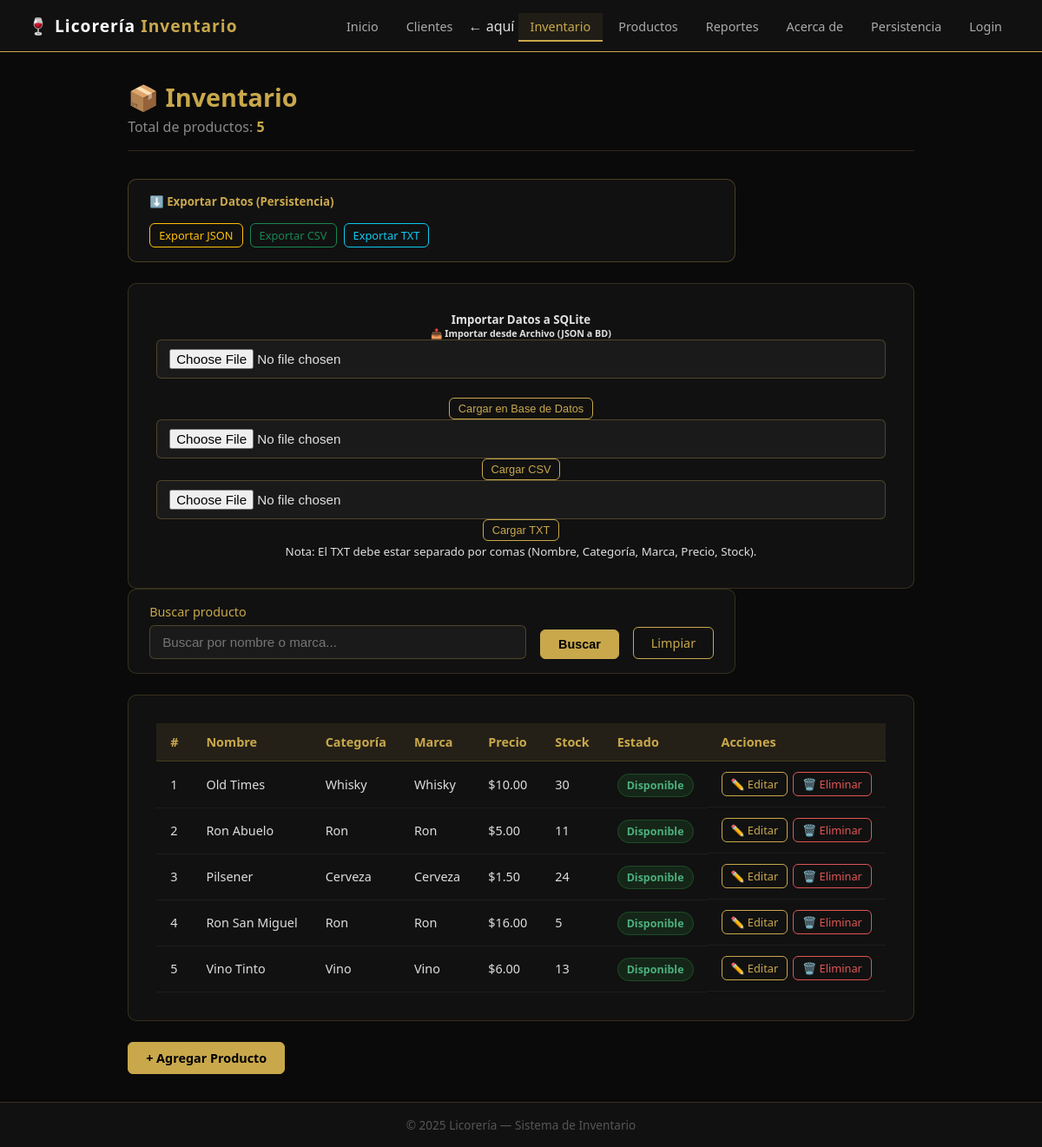
Page /inventario on the committed database.
### app.py (models this page shows, shortened)
class Producto(db.Model):
    __tablename__ = 'productos'
    id        = db.Column(db.Integer, primary_key=True)
    nombre    = db.Column(db.String(100), nullable=False)
    categoria = db.Column(db.String(50),  nullable=False)
    marca     = db.Column(db.String(50),  nullable=False)
    precio    = db.Column(db.Float,       nullable=False)
    stock     = db.Column(db.Integer,     nullable=False)
    def get_id(self):
        return self.id
    def get_nombre(self):
        return self.nombre
    def get_categoria(self):
        return self.categoria
    def get_marca(self):
        return self.marca
    def get_precio(self):
        return self.precio
    def get_stock(self):
        return self.stock
    def to_dict(self):
        return {
            'id':        self.get_id(),
            'nombre':    self.get_nombre(),
            'categoria': self.get_categoria(),
            'marca':     self.get_marca(),
            'precio':    self.get_precio(),
            'stock':     self.get_stock()
        }
    def estado_stock(self):
        stock = self.get_stock()
        if stock == 0:
            return 'Agotado'
        elif stock < 5:
            return 'Bajo'
        else:
            return 'Disponible'

### app.py (the view)
@app.route('/inventario', methods=['GET', 'POST'])
def inventario():
    form = BuscarForm()
    inventario_obj.cargar_desde_db()
    if form.validate_on_submit():
        productos = inventario_obj.buscar_por_nombre(form.busqueda.data)
    else:
        productos = inventario_obj.mostrar_todos()
    total = inventario_obj.total_productos()
    return render_template('inventario.html',
                           productos=productos,
                           total=total,
                           form=form)

### forms.py
class BuscarForm(FlaskForm):
    busqueda  = StringField('Buscar producto',
                    validators=[DataRequired(message='Ingresa un término de búsqueda')])
    submit    = SubmitField('Buscar')

### app.py (called while the page is built)
    def cargar_desde_db(self):
        productos = Producto.query.all()
        self._productos = {}
        self._nombres_index = {}
        self._categorias_index = {}
        self._ids_set = set()
        for p in productos:
            d = p.to_dict()
            d['estado'] = p.estado_stock()
            self._productos[p.id] = d
            self._nombres_index[p.nombre.lower()] = p.id
            if p.categoria not in self._categorias_index:
                self._categorias_index[p.categoria] = []
            self._categorias_index[p.categoria].append(p.id)
            self._ids_set.add(p.id)
        return self._productos

    def mostrar_todos(self):
        return list(self._productos.values())

    def total_productos(self):
        return len(self._ids_set)                        # O(1) con conjunto

### templates/inventario.html (shortened to what this page needs)
{% extends 'base.html' %}
{% block content %}
<div class="page-header">
  <h1>📦 Inventario</h1>
  <p>Total de productos: <strong style="color:#c9a84c">{{ total }}</strong></p>
</div>
<div class="form-card" style="margin-bottom: 1.5rem; padding: 1rem 1.5rem; border: 1px solid rgba(201, 168, 76, 0.3);">
  <h5 style="color: #c9a84c; margin-bottom: 1rem;">⬇️ Exportar Datos (Persistencia)</h5>
  <div style="display: flex; gap: 0.5rem; flex-wrap: wrap;">
    <a href="{{ url_for('exportar_json') }}" class="btn btn-sm"
      style="border: 1px solid #ffc107; color: #ffc107;">Exportar JSON</a>
    <a href="{{ url_for('exportar_csv') }}" class="btn btn-sm"
      style="border: 1px solid #198754; color: #198754;">Exportar CSV</a>
    <a href="{{ url_for('exportar_txt') }}" class="btn btn-sm"
      style="border: 1px solid #0dcaf0; color: #0dcaf0;">Exportar TXT</a>
  </div>
</div>
<div class="card bg-dark text-white border-secondary mt-4">
  <div class="card-header bg-black">
    <h5 class="text-warning mb-0"> Importar Datos a SQLite</h5>
  </div>
  <div class="card-body">
    <div class="mt-3 p-3 border border-secondary rounded bg-black">
      <h6 class="text-warning">📥 Importar desde Archivo (JSON a BD)</h6>
      <form action="{{ url_for('importar_json') }}" method="POST" enctype="multipart/form-data" class="row g-2">
        <div class="col-auto">
          <input type="file" name="archivo_json" class="form-control form-control-sm bg-dark text-white border-warning"
            accept=".json" required>
        </div> <br>
        <div class="col-auto">
          <button type="submit" class="btn btn-sm btn-warning">Cargar en Base de Datos</button>
        </div>
      </form>
    </div>
    <div class="row">
      <div class="col-md-6 mb-3">
        <form action="{{ url_for('importar_csv') }}" method="POST" enctype="multipart/form-data" class="d-flex gap-2">
          <input type="file" name="archivo_csv" class="form-control form-control-sm bg-dark text-white border-success"
            accept=".csv" required>
          <button type="submit" class="btn btn-sm btn-success">Cargar CSV</button>
        </form>
      </div>
      <div class="col-md-6 mb-3">
        <form action="{{ url_for('importar_txt') }}" method="POST" enctype="multipart/form-data" class="d-flex gap-2">
          <input type="file" name="archivo_txt" class="form-control form-control-sm bg-dark text-white border-info"
            accept=".txt" required>
          <button type="submit" class="btn btn-sm btn-info text-white">Cargar TXT</button>
        </form>
      </div>
    </div>
    <small class="text-muted italic">Nota: El TXT debe estar separado por comas (Nombre, Categoría, Marca, Precio,
      Stock).</small>
  </div>
</div>
<div class="form-card" style="margin-bottom: 1.5rem; padding: 1rem 1.5rem;">
  <form method="POST" style="display:flex; gap:1rem; align-items:flex-end;">
    <div class="form-group" style="flex:1; margin:0;">
      {{ form.busqueda.label }}
      {{ form.busqueda(class="form-control", placeholder="Buscar por nombre o marca...") }}
    </div>
    {{ form.submit(class="btn btn-primary") }}
    <a href="{{ url_for('inventario') }}" class="btn">Limpiar</a>
  </form>
</div>
<div class="table-container">
  {% if productos %}
  <table class="tabla">
    <thead>
      <tr>
        <th>#</th>
        <th>Nombre</th>
        <th>Categoría</th>
        <th>Marca</th>
        <th>Precio</th>
        <th>Stock</th>
        <th>Estado</th>
        <th>Acciones</th>
      </tr>
    </thead>
    <tbody>
      {% for p in productos %}
      <tr>
        <td>{{ p.id }}</td>
        <td>{{ p.nombre }}</td>
        <td>{{ p.categoria }}</td>
        <td>{{ p.marca }}</td>
        <td>${{ "%.2f"|format(p.precio) }}</td>
        <td>{{ p.stock }}</td>
        <td>
          <span class="badge badge-{{ 'danger' if p.estado == 'Agotado'
                                else 'warning' if p.estado == 'Bajo'
                                else 'success' }}">
            {{ p.estado }}
          </span>
        </td>
        <td class="acciones">
          <a href="{{ url_for('editar', id=p.id) }}" class="btn btn-sm">✏️ Editar</a>
            <a href="{{ url_for('eliminar', id=p.id) }}" class="btn btn-sm btn-danger"
              onclick="return confirm('¿Estás seguro de que deseas eliminar este producto?')">
              🗑️ Eliminar
            </a>
        </td>
      </tr>
      {% endfor %}
    </tbody>
  </table>
  {% else %}
  <p class="empty-msg">No hay productos registrados.
    <a href="{{ url_for('productos') }}" style="color:#c9a84c">Agregar uno</a>
  </p>
  {% endif %}
</div>
<div style="margin-top:1.5rem;">
  <a href="{{ url_for('productos') }}" class="btn btn-primary">+ Agregar Producto</a>
</div>
{% endblock %}

### static/style.css (style rules this page uses)
* { margin: 0; padding: 0; box-sizing: border-box; }
body { font-family: 'Segoe UI', sans-serif; background-color: #0a0a0a; color: #e0e0e0; min-height: 100vh; display: flex; flex-direction: column; }
.page-header { margin-bottom: 2rem; border-bottom: 1px solid rgba(201, 168, 76, 0.2); padding-bottom: 1rem; }
.page-header h1 { font-size: 1.8rem; color: #c9a84c; }
.page-header p { color: #888; margin-top: 4px; }
.card { background: #111; border: 1px solid rgba(201, 168, 76, 0.2); border-radius: 10px; padding: 2rem; text-align: center; transition: border-color 0.2s; }
.btn { display: inline-block; padding: 8px 20px; background: transparent; border: 1px solid #c9a84c; color: #c9a84c; border-radius: 6px; text-decoration: none; font-size: 0.9rem; transition: all 0.2s; }
.table-container { background: #111; border: 1px solid rgba(201, 168, 76, 0.2); border-radius: 10px; padding: 2rem; }
.form-card { background: #111; border: 1px solid rgba(201, 168, 76, 0.2); border-radius: 10px; padding: 2rem; max-width: 700px; }
.form-group { margin-bottom: 1.2rem; display: flex; flex-direction: column; gap: 6px; }
.form-group label { color: #c9a84c; font-size: 0.9rem; }
.form-control { background: #1a1a1a; border: 1px solid rgba(201, 168, 76, 0.3); border-radius: 6px; color: #e0e0e0; padding: 10px 14px; font-size: 0.95rem; transition: border-color 0.2s; width: 100%; }
.btn-primary { background: #c9a84c; color: #000; border-color: #c9a84c; font-weight: 600; }
.tabla { width: 100%; border-collapse: collapse; font-size: 0.9rem; }
.tabla th { background: rgba(201, 168, 76, 0.1); color: #c9a84c; padding: 12px 16px; text-align: left; border-bottom: 1px solid rgba(201, 168, 76, 0.2); }
.tabla td { padding: 12px 16px; border-bottom: 1px solid rgba(255,255,255,0.05); color: #ddd; }
.badge { padding: 4px 10px; border-radius: 20px; font-size: 0.78rem; font-weight: 600; }
.badge-success { background: rgba(46, 160, 67, 0.15); color: #4caf7d; border: 1px solid rgba(46, 160, 67, 0.3); }
.btn-sm { padding: 4px 10px; font-size: 0.8rem; }
.btn-danger { border-color: #e05555; color: #e05555; }
.acciones { display: flex; gap: 6px; }

### rows in the picture
Producto: id "1", nombre "Old Times", categoria "Whisky", marca "Whisky", precio "10.00", stock "30", estado "Disponible"
Producto: id "2", nombre "Ron Abuelo", categoria "Ron", marca "Ron", precio "5.00", stock "11", estado "Disponible"
Producto: id "3", nombre "Pilsener", categoria "Cerveza", marca "Cerveza", precio "1.50", stock "24", estado "Disponible"
Producto: id "4", nombre "Ron San Miguel", categoria "Ron", marca "Ron", precio "16.00", stock "5", estado "Disponible"
Producto: id "5", nombre "Vino Tinto", categoria "Vino", marca "Vino", precio "6.00", stock "13", estado "Disponible"

### other values in the picture
{{ total }} "5"
